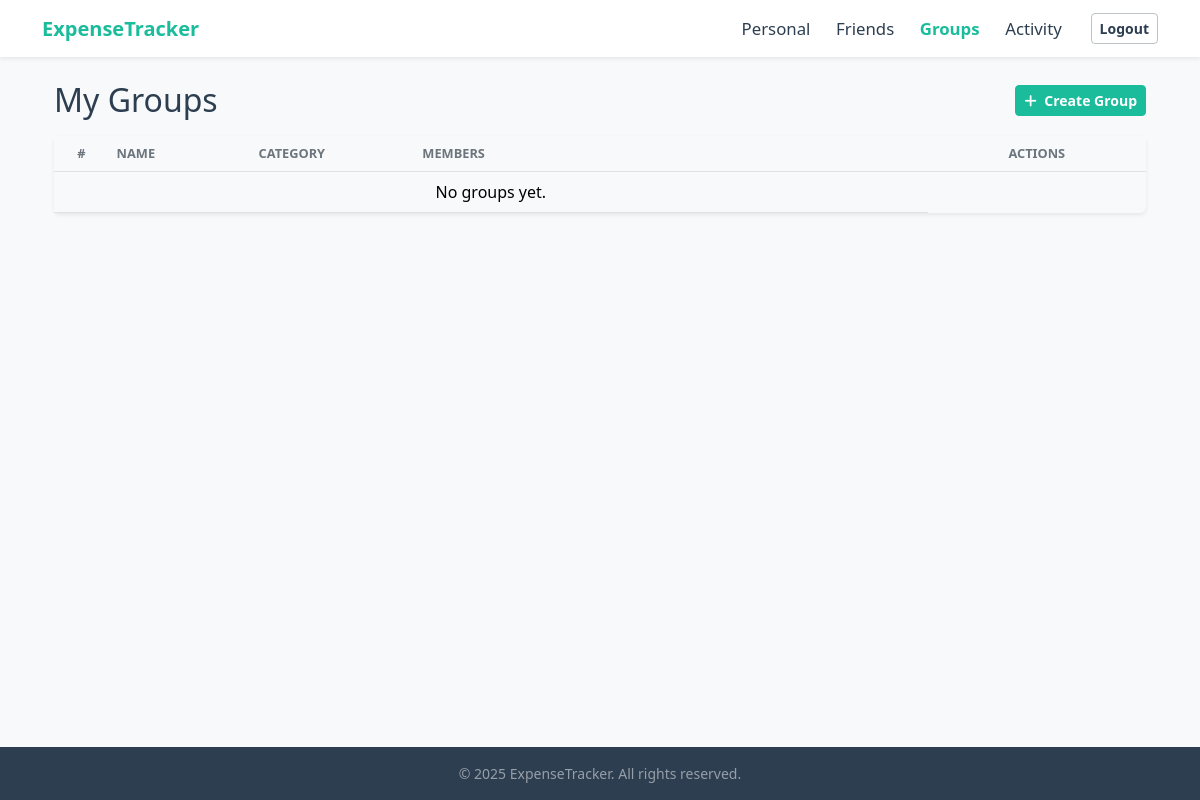
The page /groups/ (signed in) on the database as committed earlier.
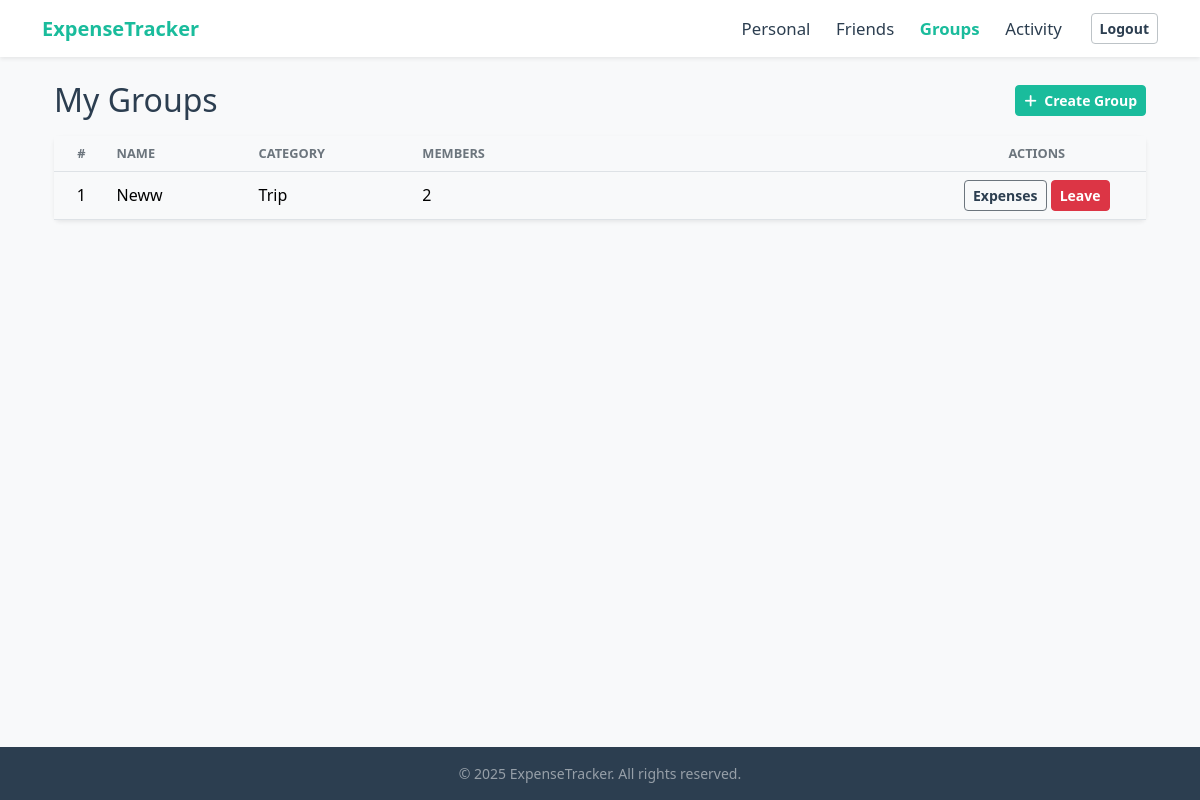
The same page on the database as committed later.
### tracker/models.py (models this page shows, shortened)
class Groups(models.Model):
    CATEGORY_CHOICES = [
        ('Trip', 'Trip'),
        ('Home', 'Home'),
        ('Couple', 'Couple'),
        ('Other', 'Other'),
    ]
    name = models.CharField(max_length=100)
    category = models.CharField(max_length=80,choices=CATEGORY_CHOICES)
    created_by = models.ForeignKey(UserRegistration, on_delete=models.CASCADE, related_name='created_groups')
    members = models.ManyToManyField(UserRegistration, related_name='groups')
    created_at = models.DateTimeField(auto_now_add=True)

### tracker/views.py (the view)
# urls.py: path('groups/', views.groups_dashboard, name='groups_dashboard'),
def groups_dashboard(request):
    if 'username' not in request.session:
        messages.error(request, "Please log in to access this page.")
        return redirect('login')
    user_id = request.session.get('user_id')
    user = UserRegistration.objects.get(id=user_id)
    groups = Groups.objects.filter(members=user)
    filter_option = request.GET.get('filter', 'None')
    if filter_option == 'None':
        filtered_groups = groups
    else:
        filtered_groups = groups
    overall_owe = 0  # Placeholder for overall owe calculation
    context = {
        'groups': groups,
        'filter_option': filter_option,
        'overall_owe': overall_owe,
    }
    return render(request, 'tracker/groups.html', context)

### tracker/templates/tracker/groups.html (shortened to what this page needs)
{% extends 'tracker/base.html' %}
{% load static %}
{% block content %}
<div class="container mt-4">
    <div class="d-flex justify-content-between align-items-center mb-3">
        <h2 class="mb-0 fw-light">My Groups</h2>
        <a href="{% url 'create_group' %}" class="btn btn-primary btn-sm">
            <i class="fas fa-plus me-1"></i> Create Group
        </a>
    </div>
     <div class="card shadow-sm border-0">
        <div class="card-body p-0">
            <div class="table-responsive">
                <table class="table table-hover align-middle mb-0">
                    <thead class="text-center">
                        <tr>
                            <th width="5%">#</th>
                            <th width="13%" class="text-start">Name</th>
                            <th width="15%"  class="text-start">Category</th>
                            <th class="text-start">Members</th>
                            <th width="20%">Actions</th>
                        </tr>
                    </thead>
                    <tbody>
                        {% for group in groups %}
                            <tr class="text-center">
                                <td class="text-center">{{ forloop.counter }}</td>
                                <td class="text-start">{{ group.name }}</td>
                                <td class="text-start">{{ group.category }}</td>
                                <td class="text-start">{{ group.members.count }}</td>
                                <td>
                                    <a href="{% url 'group_details' group_id=group.id %}" class="btn btn-sm btn-outline-secondary" title="group_details">
                                        Expenses
                                    </a>
                                    <a href="{% url 'remove_from_group' group_id=group.id %}" id="leave-btn" class="btn btn-sm"
                                    style="background-color: #dc3545;
                                    color: #fff;
                                    border-color: #dc3545;
                                    text-decoration: none;"
                                    onmouseover="this.style.backgroundColor='#c82333'" onmouseout="this.style.backgroundColor='#dc3545'" title="Remove From Group">
                                        Leave
                                    </a>
                                </td>
                            </tr>
                            {% empty %}
                            <tr><td colspan="4" class="text-center">No groups yet.</td></tr>
                        {% endfor %}
                    </tbody>
                </table>
            </div>
        </div>
    </div>
{% endblock %}

Rows that differ between the two databases and show on the page:
added Groups: name "Neww", category "Trip", members.count "2"
Other text that changed with them:
text no longer shown: "No groups yet."
